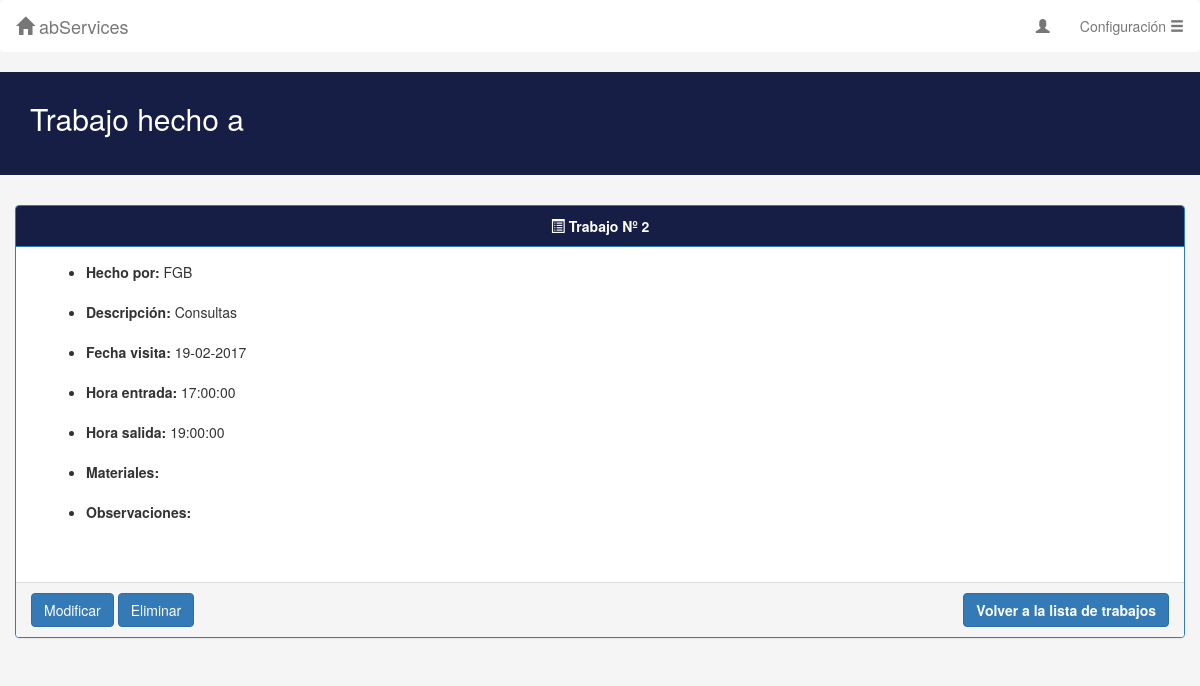
Screenshot of /infoTrabajo.php?id=2 with the database file from the repository.
### tables this page shows
CREATE TABLE IF NOT EXISTS `trabajos` (
  `Id` int(11) NOT NULL AUTO_INCREMENT,
  `IdCliente` varchar(30) NOT NULL,
  `Trabajador` varchar(3) NOT NULL,
  `FVisita` date NOT NULL,
  `HoraE` time NOT NULL,
  `HoraS` time NOT NULL,
  `Descripcion` text NOT NULL,
  `DescripcionMat` text,
  `Observaciones` text,
  PRIMARY KEY (`Id`)
);

### includes/php/config.php (called while the page is built, shortened)
<?php
$mysqli = new mysqli(BD_HOST, BD_USER, BD_PASS, BD_NAME);
$mysqli->set_charset("utf8");
function sanitizeArgs(&$args) {
	global $mysqli;
	for($i=0; $i < count($args); $i++){
		$args[$i] = mysqli_real_escape_string($mysqli, $args[$i]);
		$args[$i] = htmlspecialchars_decode(trim(strip_tags(stripslashes($args[$i]))));
	}
}
?>

### includes/php/trabajosBD.php (called while the page is built, shortened)
<?php
require_once(__DIR__."/config.php");
function getInfoWork($id){
	global $mysqli;
	$args = array($id);
	$pst = $mysqli->prepare("SELECT * FROM trabajos WHERE Id = ?");
	$pst->bind_param("i",$args[0]);
	$pst->execute();
	$result = $pst->get_result();
	while($row = $result->fetch_array(MYSQLI_ASSOC)){
		$info = $row;
	}
	return $info;
}
?>

### includes/php/trabajos.php (called while the page is built, shortened)
<?php
require_once __DIR__.'/config.php';
require_once __DIR__.'/trabajosBD.php';
function conseguirInfoTrabajo($id){
	$result = getInfoWork($id);
	return $result;
}
?>

### infoTrabajo.php (the view, shortened to what this page needs)
<?php require_once __DIR__.'/includes/php/config.php';?>
<!DOCTYPE html>
<html lang="en">
  <head>
	<?php
	$client = $_GET['cliente'];
	$id = $_GET['id'];
require(__DIR__.'/includes/php/trabajos.php');
	?>
    <link href="includes/css/bootstrap.min.css" rel="stylesheet" media="screen">
	<link rel="stylesheet" type="text/css" href="includes/css/style.css">
  </head>
  <body>
		<nav class="navbar navbar-default" role="navigation" id="navSup">
			<div class="navbar-header" id="navSupHeader">
				<a class="navbar-brand" href="homeClientes.php"><span class="glyphicon glyphicon-home"></span> abServices</a>
			</div>
			<div class="collapse navbar-collapse navbar-ex1-collapse" id="navSupDerecha">
				<ul class="nav navbar-nav navbar-right">
					<li><a href="#"><span class="glyphicon glyphicon-user"></span>  <?php echo $_SESSION["usuario"] ?></a></li>
					<li class="dropdown">
						<a href="#" class="dropdown-toggle" data-toggle="dropdown"> Configuración <span class="glyphicon glyphicon-menu-hamburger"></span></a>
					</li>
				</ul>
			</div>
		</nav>
		<div class="jumbotron">
				<div class="container">
				<h2 id="cab2">Trabajo hecho a <?php echo $client ?></h2>
				</div>
		</div>
		<div class="container-fluid">
						<div class="panel panel-primary" >
						<div class="panel-heading" id="panelHead"><div class="text-center"><strong><span class="glyphicon glyphicon-list-alt"></span> Trabajo Nº <?php echo $id ?></strong></div></div>
						<div class="panel-body">
								<?php
								$trabajos = conseguirInfoTrabajo($id);
								 ?>
									<div class="form-group"><div class="container-fluid">
										<ul>
										<li> <span id="negrita">Hecho por:</span> <?php echo $trabajos["Trabajador"]?></li><br>
										<li> <span id="negrita">Descripción:</span> <?php echo $trabajos["Descripcion"]?></li><br>
										<li> <span id="negrita">Fecha visita:</span> <?php echo  date_format(new DateTime($trabajos["FVisita"]), 'd-m-Y')?></li><br>
										<li> <span id="negrita">Hora entrada:</span> <?php echo $trabajos["HoraE"]?></li><br>
										<li> <span id="negrita">Hora salida:</span> <?php echo $trabajos["HoraS"]?></li><br>
										<li> <span id="negrita">Materiales:</span> <?php echo $trabajos["DescripcionMat"]?></li><br>
										<li> <span id="negrita">Observaciones:</span> <?php echo $trabajos["Observaciones"]?></li><br>
										</ul>
										</div></div>
						</div>
						<div class="panel-footer">
							<?php
							if($_SESSION["tipo"] != 1){
									?>
							<input  class="btn btn-primary" type="button" onclick="location.href='./modificarTrabajo.php?idTrabajo=<?php echo $id?>&cliente=<?php echo $client?>';" value="Modificar"></input>
							<input  class="btn btn-primary" type="button" onClick="eliminarWk('<?php echo $id?>')" value="Eliminar" data-toggle="modal" data-target="#myModal" id="deleteTrabajo" ></input>
								<?php
							}
									?>
							<a href="trabajosCliente.php?cliente=<?php echo $client ?>"><button style="float: right" id="botonCentrado" class="btn btn-primary"  value="Anadir"><strong>Volver a la lista de trabajos</strong></button></a>
						</div>
						</div>
		</div>
  </body>
</html>

### includes/css/style.css (style rules this page uses)
.jumbotron { background-color: #161e45; color: #fff; padding-top: 30px; padding-bottom: 30px; }
body { background-color: #f5f5f5; }
#cab1,#cab2 { display: inline-block; }
#navSup { background-color: #fff; border-color: #fff; }
#botonCentrado { margin-left: 145px !important; }
#negrita { font-weight: bold; }
#panelHead { background-color: #161e45; }

### rows the page displays
trabajos: Trabajador "FGB", Descripcion "Consultas", FVisita "19-02-2017", HoraE "17:00:00", HoraS "19:00:00"

### other values shown
$id "2"
